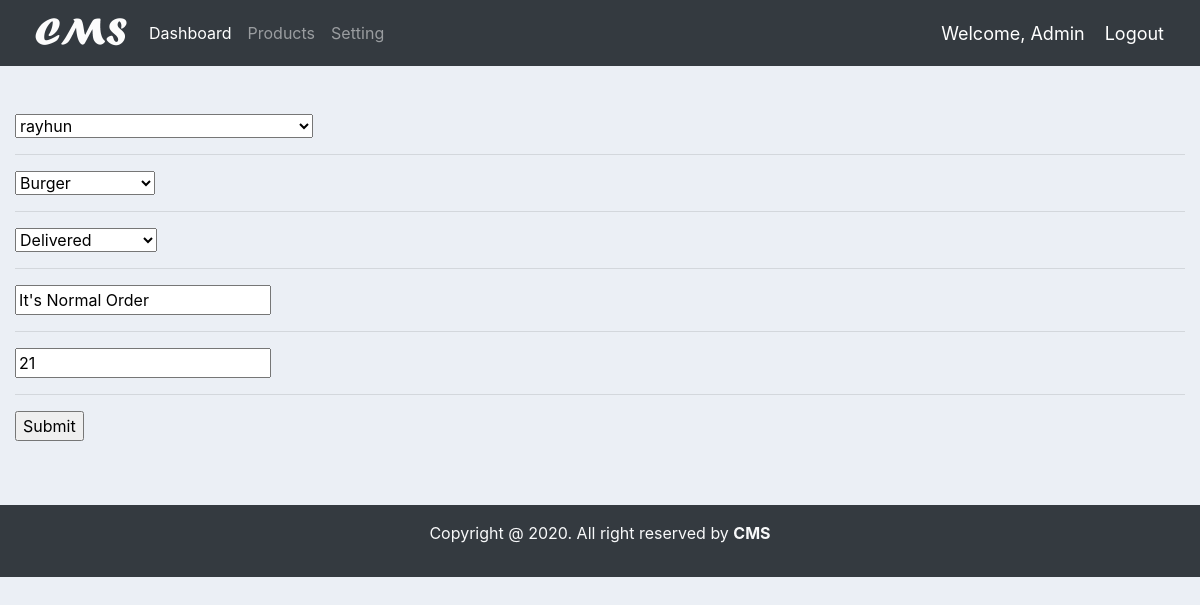
The page /update_order/65 (signed in) on the database as committed earlier.
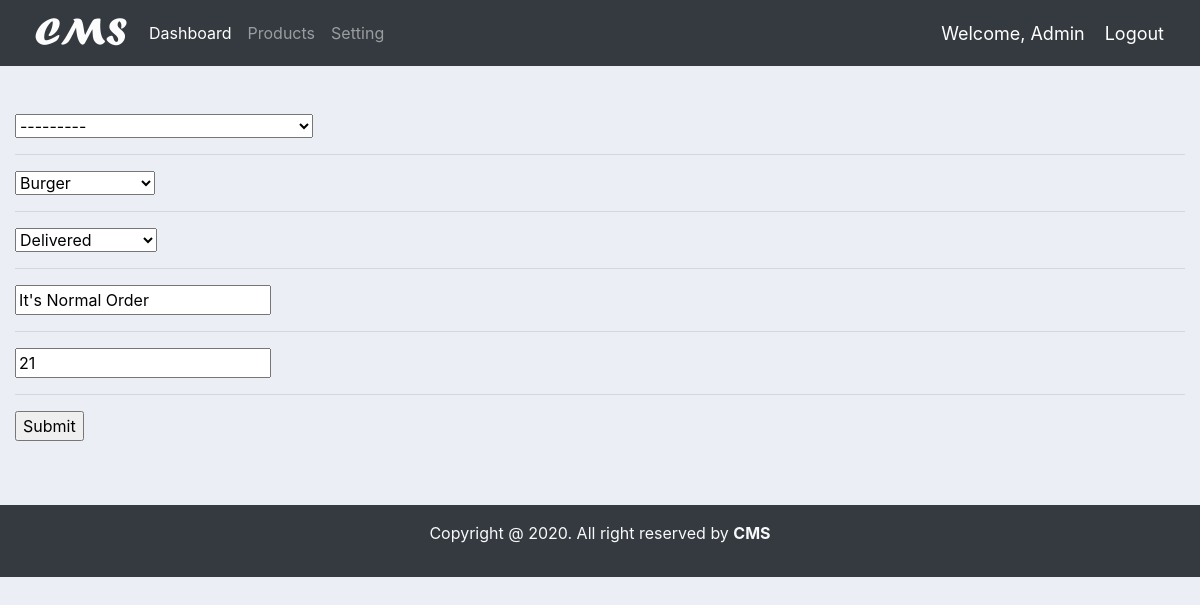
The same page on the database as committed later.
### accounts/models.py (models this page shows, shortened)
class Order(models.Model):
    STATUS = (
        ('Pending','Pending'),
        ('Canceled Order','Canceled Order'),
        ('Delivered','Delivered')
        )
    customer = models.ForeignKey(Customer, null=True, on_delete=models.SET_NULL)
    Product = models.ForeignKey(Product, null=True, on_delete=models.SET_NULL)
    date_created = models.DateTimeField(auto_now_add=True, null=True)
    statur = models.CharField(max_length=200, null=True, choices=STATUS)
    note = models.CharField(max_length=200, null=True)
    order_content = models.DecimalField(max_digits= 10000, null=True, decimal_places=0)

### accounts/decorators.py (the view)
        def wrapper_func(request, *args, **kwargs):
            group = None
            if request.user.groups.exists():
                group = request.user.groups.all()[0].name
            if group in allowed_roles:
                return view_func(request, *args, **kwargs)
            else:
                context = {}
                return render(request, 'accounts/customer_not_auth.html', context)

### accounts/form.py
class OrderForm(ModelForm):
    class Meta:
        model = Order
        fields = '__all__'

### accounts/models.py (called while the page is built)
    def __str__(self):
        return str(self.name)

    def __str__(self):
        return str(self.name)

### accounts/views.py (called while the page is built)
@login_required(login_url='login')
@allowed_user(allowed_roles=['admin'])
def updateOrder(request, pk):
    order = Order.objects.get(pk=pk)
    formset = OrderForm(instance=order)
    if request.method == 'POST':
        formset = OrderForm(request.POST, instance=order)
        if formset.is_valid():
            formset.save()
            return redirect('/')
    context = {'formset':formset}
    return render(request, 'accounts/order_form.html', context)

### accounts/templates/accounts/order_form.html (shortened to what this page needs)
{% extends 'accounts/main.html' %}
{% load static %}
{% block content %}
<div class="container-fluid py-5">
    <form action="" method="POST">
        {% for form in formset %}
            {{ form }}
            <hr>
        {% endfor %}
        <input type="submit" name="Update">
    </form>
</div>
{% endblock %}

Rows that differ between the two databases and show on the page:
changed Order "Burger": customer "rayhun" → "---------"
